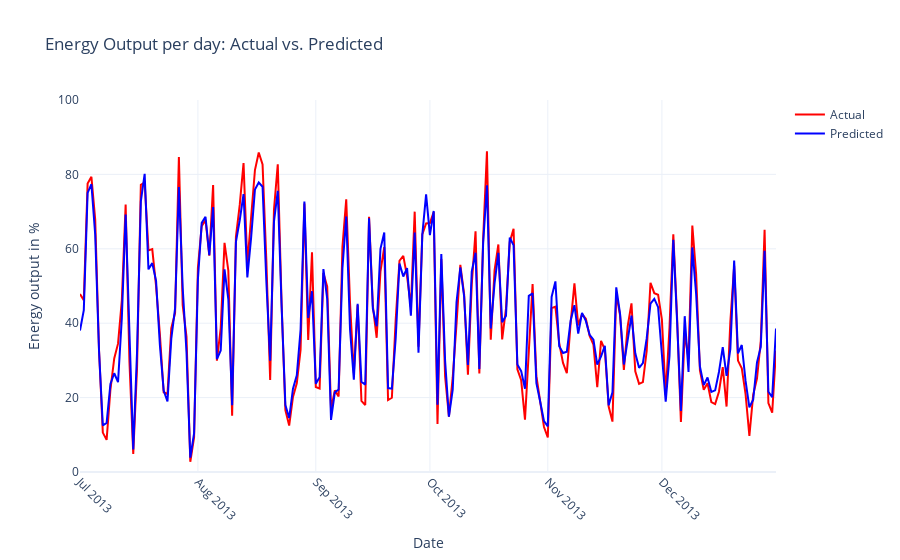

Write notebook code for a chart like this one.
### Code cell
get_figure_comparison(df_comparison_loaded, None).show()

### Figure 1 — Plotly figure (JSON) as saved in the notebook; plotly's stock layout.template omitted (floating-point values rounded to 4 significant figures; data arrays with more than 128 entries replaced by an {"elided": "..."} marker saying what was removed)
{"data": [{"line": {"color": "red"}, "mode": "lines", "name": "Actual", "x": {"elided": "184 str values"}, "y": {"elided": "184 float values"}, "type": "scatter"}, {"line": {"color": "blue"}, "mode": "lines", "name": "Predicted", "x": {"elided": "184 str values"}, "y": {"elided": "184 float values"}, "type": "scatter"}], "layout": {"yaxis": {"range": [0, 1], "tickmode": "array", "tickvals": [0, 0.2, 0.4, 0.6, 0.8, 1], "ticktext": ["0", "20", "40", "60", "80", "100"], "title": {"text": "Energy output in %"}}, "xaxis": {"title": {"text": "Date"}, "tickangle": 45}, "title": {"text": "Energy Output per day: Actual vs. Predicted"}}}
